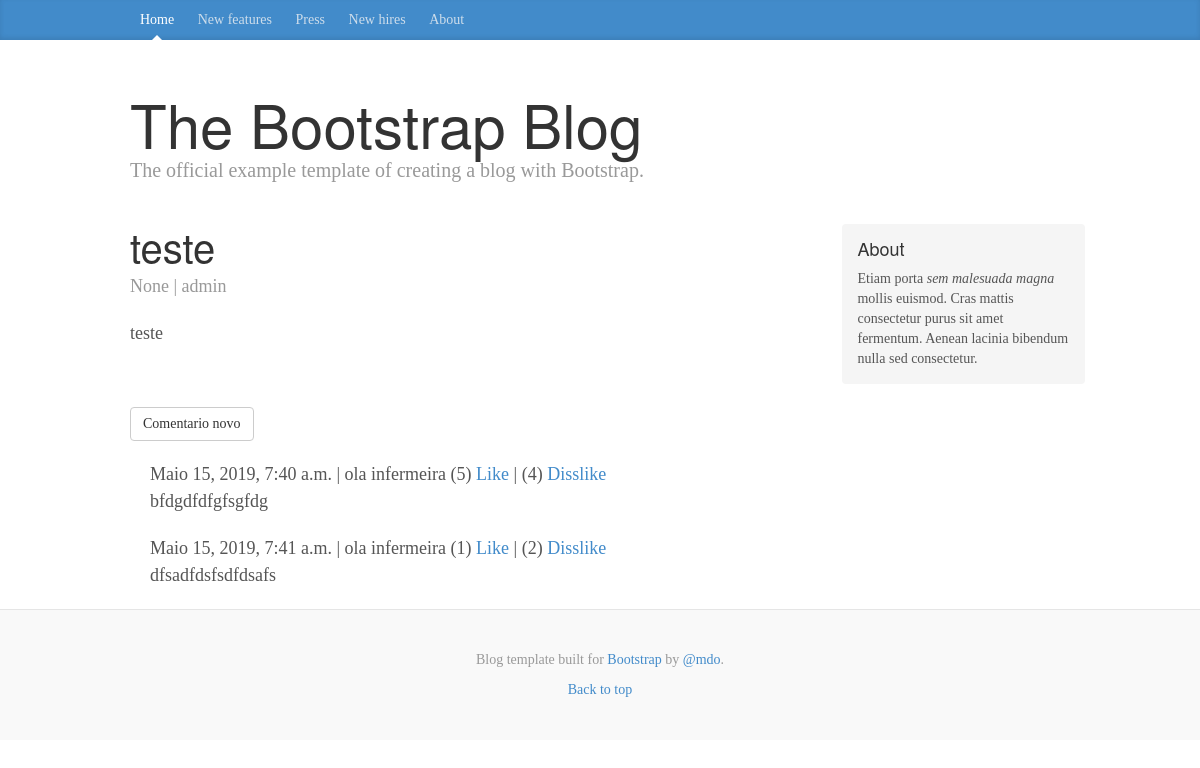
/post/1, run on the app's committed database.
### blog/models.py (models this page shows, shortened)
class Post(models.Model):
    titulo = models.CharField(max_length=200)
    texto = models.TextField()
    publicado = models.BooleanField(default=False)
    data_criado = models.DateTimeField(auto_now_add=True)
    autor = models.ForeignKey(settings.AUTH_USER_MODEL, on_delete=models.PROTECT, null=True)

class Comentario(models.Model):
    autor = models.CharField(max_length=100)
    texto = models.TextField()
    unlikes = models.IntegerField(default=0)
    likes = models.IntegerField(default=0)
    data_criado = models.DateTimeField(auto_now_add=True)
    post = models.ForeignKey('Post', on_delete=models.CASCADE)

### blog/views.py (the view)
# urls.py: url(r'^post/(?P<pk>[0-9]+)$', views.BlogDetail.as_view(), name="post"),
class BlogDetail(DetailView):
        model = Post
        template_name = 'post.html'

### blog/templates/post.html
{% extends "base.html" %}
{% block post_entries %}
        <div class="post">
            <h2> {{ post.titulo }}</h2>
            <p class="meta">
                {{ post.data_criado }} | {{ post.autor }}
            </p>
            {{ post.texto }}
        </div>
         <a class="btn btn-default" href="{% url 'comentario_novo' pk=post.pk %}">Comentario novo</a>
        {%  for comentario in object.comentario_set.all %}
            <div class="comment">
                <div>{{ comentario.data_criado }} | {{ comentario.autor }}
                  ({{ comentario.likes }})  <a href="{% url 'comentario_like' pk=comentario.pk %}">Like</a> |
                  ({{ comentario.unlikes }})   <a href="{% url 'comentario_unlike' pk=comentario.pk %}">Disslike</a>
                </div>
                <p> {{ comentario.texto }}</p>
            </div>
        {% endfor %}
{% endblock %}

### blog/templates/base.html (shortened to what this page needs)
{% load staticfiles %}
<!DOCTYPE html>
<html lang="en">
  <head>
    <link href="{% static "css/bootstrap.min.css" %}" rel="stylesheet">
    <link href="{% static "css/blog.css" %}" rel="stylesheet">
  </head>
  <body>
    <div class="blog-masthead">
      <div class="container">
        <nav class="blog-nav">
          <a class="blog-nav-item active" href="{% url "index" %}">Home</a>
          <a class="blog-nav-item" href="#">New features</a>
          <a class="blog-nav-item" href="#">Press</a>
          <a class="blog-nav-item" href="#">New hires</a>
          <a class="blog-nav-item" href="#">About</a>
        </nav>
      </div>
    </div>
    <div class="container">
      <div class="blog-header">
        <h1 class="blog-title">The Bootstrap Blog</h1>
        <p class="lead blog-description">The official example template of creating a blog with Bootstrap.</p>
      </div>
      <div class="row">
        <div class="col-sm-8 blog-main">
          {% block post_entries %} {% endblock %}
        </div>
        <div class="col-sm-3 col-sm-offset-1 blog-sidebar">
          <div class="sidebar-module sidebar-module-inset">
            <h4>About</h4>
            <p>Etiam porta <em>sem malesuada magna</em> mollis euismod. Cras mattis consectetur purus sit amet fermentum. Aenean lacinia bibendum nulla sed consectetur.</p>
          </div>
        </div>
      </div>
    </div>
    <div class="blog-footer">
      <p>Blog template built for <a href="http://getbootstrap.com">Bootstrap</a> by <a href="https://twitter.com/mdo">@mdo</a>.</p>
      <p>
        <a href="#">Back to top</a>
      </p>
    </div>
  </body>
</html>

### static/css/blog.css (style rules this page uses)
body { font-family: Georgia, "Times New Roman", Times, serif; color: #555; }
h1, .h1, h2, .h2, h3, .h3, h4, .h4, h5, .h5, h6, .h6 { margin-top: 0; font-family: "Helvetica Neue", Helvetica, Arial, sans-serif; font-weight: normal; color: #333; }
@media (min-width: 1200px) { .container { width: 970px; } }
.blog-masthead { background-color: #428bca; -webkit-box-shadow: inset 0 -2px 5px rgba(0,0,0,.1); box-shadow: inset 0 -2px 5px rgba(0,0,0,.1); }
.blog-nav-item { position: relative; display: inline-block; padding: 10px; font-weight: 500; color: #cdddeb; }
.blog-nav .active { color: #fff; }
.blog-nav .active:after { position: absolute; bottom: 0; left: 50%; width: 0; height: 0; margin-left: -5px; vertical-align: middle; content: " "; border-right: 5px solid transparent; border-bottom: 5px solid; border-left: 5px solid transparent; }
.blog-header { padding-top: 20px; padding-bottom: 20px; }
.blog-title { margin-top: 30px; margin-bottom: 0; font-size: 60px; font-weight: normal; }
.blog-description { font-size: 20px; color: #999; }
.blog-main { font-size: 18px; line-height: 1.5; }
.sidebar-module { padding: 15px; margin: 0 -15px 15px; }
.sidebar-module-inset { padding: 15px; background-color: #f5f5f5; border-radius: 4px; }
.sidebar-module-inset p:last-child, .sidebar-module-inset ul:last-child, .sidebar-module-inset ol:last-child { margin-bottom: 0; }
.post { margin-bottom: 60px; }
div.post h2:first-child { margin-bottom: 5px; font-size: 40px; }
.meta { margin-bottom: 20px; color: #999; }
.blog-footer { padding: 40px 0; color: #999; text-align: center; background-color: #f9f9f9; border-top: 1px solid #e5e5e5; }
.blog-footer p:last-child { margin-bottom: 0; }
.comment { margin: 20px 0px 20px 20px; }

### data on the page
Post: titulo "teste", data_criado "None", autor "admin", texto "teste"
Comentario: data_criado "Maio 15, 2019, 7:40 a.m.", autor "ola infermeira", likes "5", unlikes "4", texto "bfdgdfdfgfsgfdg"
Comentario: data_criado "Maio 15, 2019, 7:41 a.m.", autor "ola infermeira", likes "1", unlikes "2", texto "dfsadfdsfsdfdsafs"
